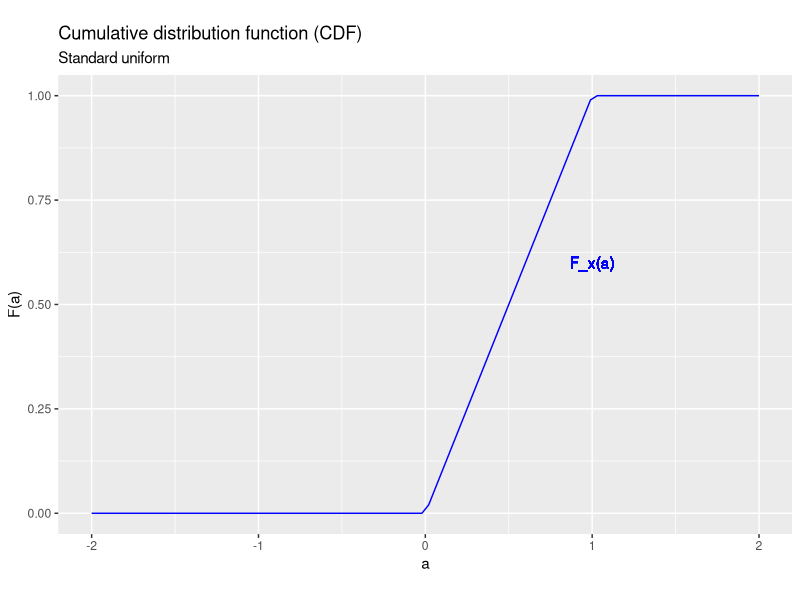
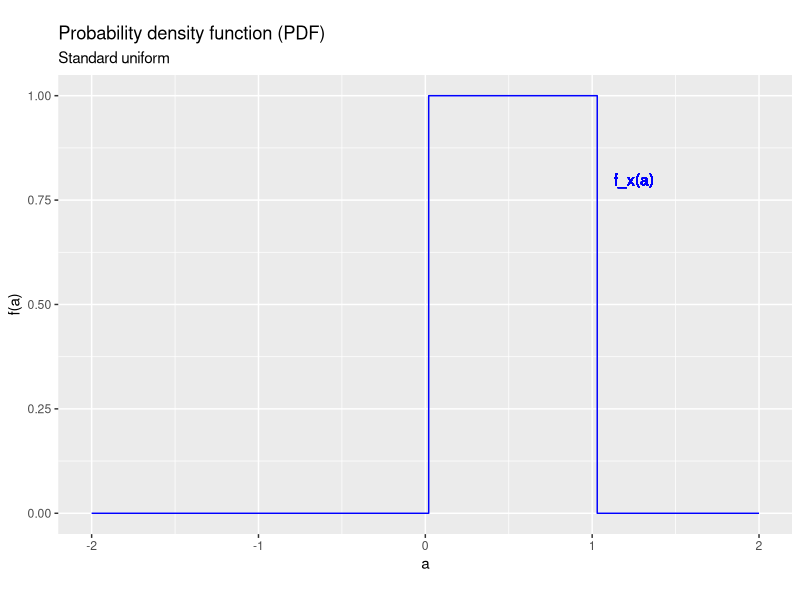
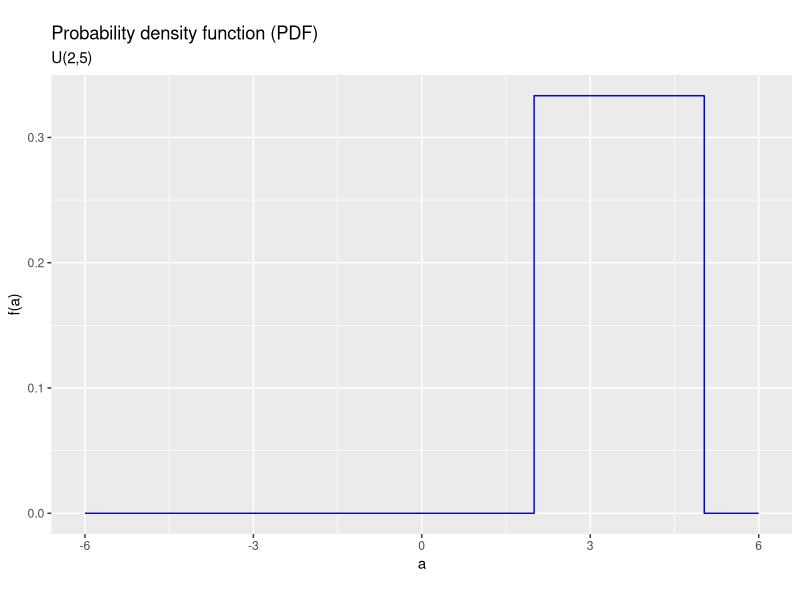
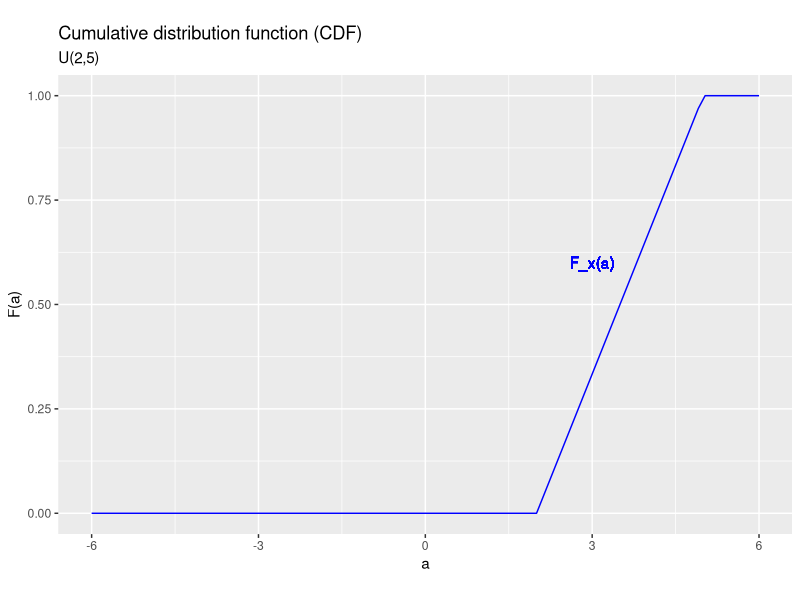
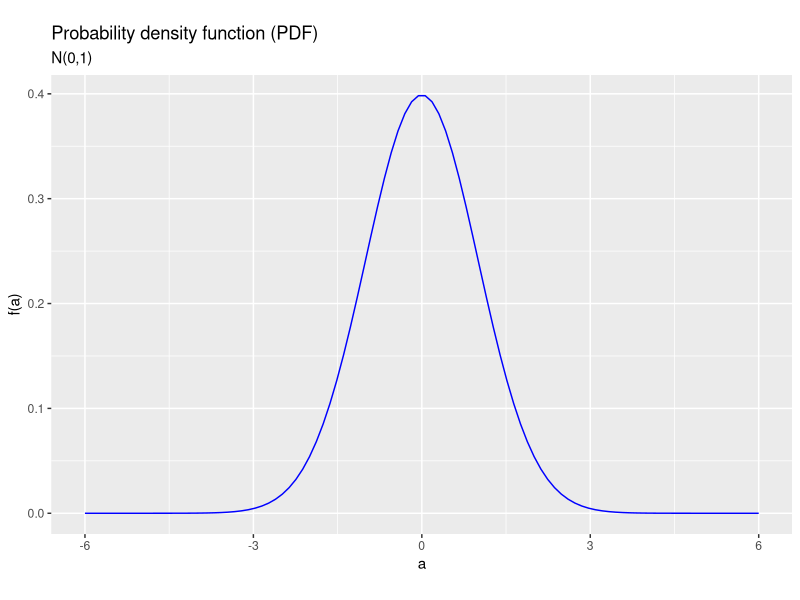
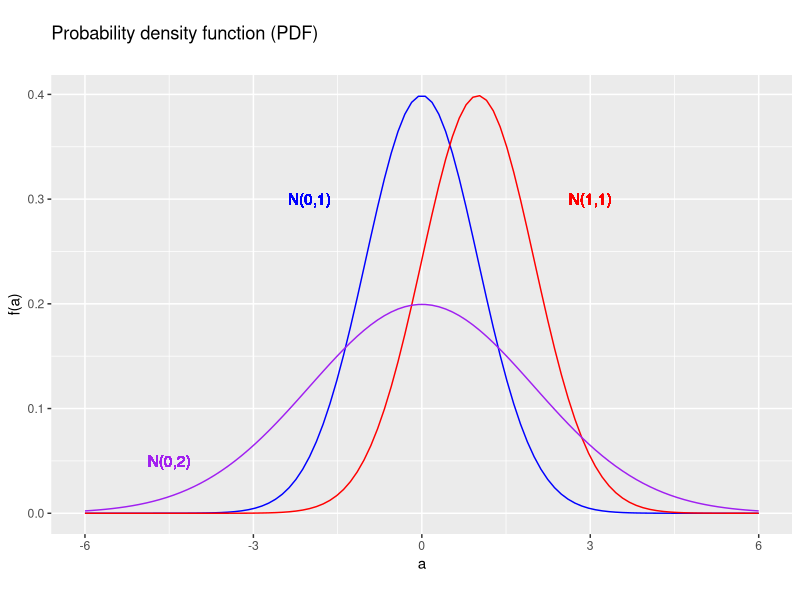
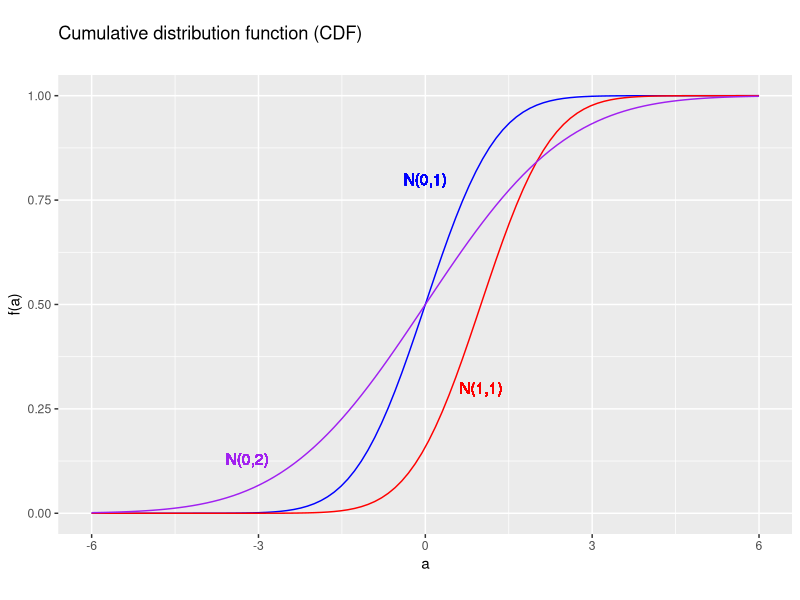
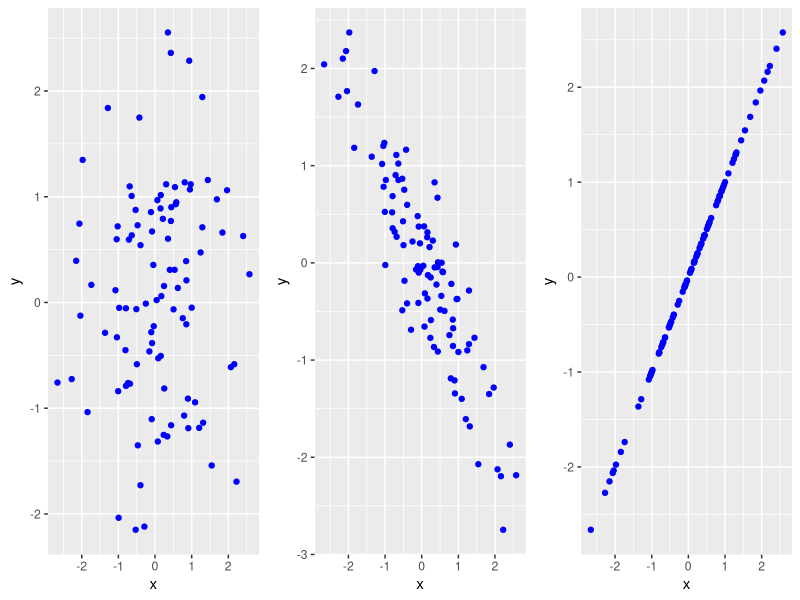

These charts were generated, in order, by the following R code:
## ---- chunk 1
knitr::opts_chunk$set(echo = FALSE,
                      prompt = FALSE,
                      tidy = TRUE,
                      collapse = TRUE)
library("tidyverse")
## ---- chunk 2
UniformDist <- tibble(a=seq(from=-2,to=2,length.out=100),
                      Fa=punif(seq(from=-2,to=2,length.out=100)),
                      fa=dunif(seq(from=-2,to=2,length.out=100)))
ggplot(data=UniformDist,mapping=aes(x=a,y=Fa)) +
  geom_line(col = "blue") +
  geom_text(x=1,y=0.6,col="blue",label="F_x(a)") +
  xlab("a") +
  ylab("F(a)") +
  labs(title = "Cumulative distribution function (CDF)", 
       subtitle = "Standard uniform", 
       caption = "", 
       tag = "")
## ---- chunk 3
ggplot(data=UniformDist,mapping=aes(x=a,y=fa)) +
  geom_step(col = "blue") +
  geom_text(x=1.25,y=0.8,col="blue",label="f_x(a)") +
  xlab("a") +
  ylab("f(a)") +
  labs(title = "Probability density function (PDF)", 
       subtitle = "Standard uniform", 
       caption = "", 
       tag = "")
## ---- chunk 4
UniformDist <- tibble(a=seq(from=-6,to=6,length.out=100),
                      Fa=punif(seq(from=-6,to=6,length.out=100),min=2,max=5),
                      fa=dunif(seq(from=-6,to=6,length.out=100),min=2,max=5))
ggplot(data=UniformDist,mapping=aes(x=a,y=fa)) +
  geom_step(col = "blue") +
  geom_text(x=1.25,y=0.8,col="blue",label="f_x(a)") +
  xlab("a") +
  ylab("f(a)") +
  labs(title = "Probability density function (PDF)", 
       subtitle = "U(2,5)", 
       caption = "", 
       tag = "")
## ---- chunk 5
UniformDist <- tibble(a=seq(from=-6,to=6,length.out=100),
                      Fa=punif(seq(from=-6,to=6,length.out=100),min=2,max=5),
                      fa=dunif(seq(from=-6,to=6,length.out=100),min=2,max=5))
ggplot(data=UniformDist,mapping=aes(x=a,y=Fa)) +
  geom_line(col = "blue") +
  geom_text(x=3,y=0.6,col="blue",label="F_x(a)") +
  xlab("a") +
  ylab("F(a)") +
  labs(title = "Cumulative distribution function (CDF)", 
       subtitle = "U(2,5)", 
       caption = "", 
       tag = "")
## ---- chunk 6
NormalDist <- tibble(a=seq(from=-6,to=6,length.out=100),
                      Fa=pnorm(seq(from=-6,to=6,length.out=100)),
                      fa=dnorm(seq(from=-6,to=6,length.out=100)))
ggplot(data=NormalDist,mapping=aes(x=a,y=fa)) +
  geom_line(col = "blue") +
  geom_text(x=1.25,y=0.8,col="blue",label="f_x(a)") +
  xlab("a") +
  ylab("f(a)") +
  labs(title = "Probability density function (PDF)", 
       subtitle = "N(0,1)", 
       caption = "", 
       tag = "")
## ---- chunk 7
NormalDist <- tibble(a=seq(from=-6,to=6,length.out=100),
                      Fa=pnorm(seq(from=-6,to=6,length.out=100)),
                      fa1=dnorm(seq(from=-6,to=6,length.out=100),mean=1),
                      fa2=dnorm(seq(from=-6,to=6,length.out=100),sd=2),
                      fa=dnorm(seq(from=-6,to=6,length.out=100)))
ggplot(data=NormalDist,mapping=aes(x=a,y=fa)) +
  geom_line(col = "blue") +
  geom_line(aes(y=fa1),col = "red") +
  geom_line(aes(y=fa2),col = "purple") +
  geom_text(x=-2,y=0.3,col="blue",label="N(0,1)") +
  geom_text(x=3,y=0.3,col="red",label="N(1,1)") +
  geom_text(x=-4.5,y=0.05,col="purple",label="N(0,2)") +
  xlab("a") +
  ylab("f(a)") +
  labs(title = "Probability density function (PDF)", 
       subtitle = "", 
       caption = "", 
       tag = "")
## ---- chunk 8
NormalDist <- tibble(a=seq(from=-6,to=6,length.out=100),
                      Fa=pnorm(seq(from=-6,to=6,length.out=100)),
                      Fa1=pnorm(seq(from=-6,to=6,length.out=100),mean=1),
                      Fa2=pnorm(seq(from=-6,to=6,length.out=100),sd=2),
                      fa=dnorm(seq(from=-6,to=6,length.out=100)))
ggplot(data=NormalDist,mapping=aes(x=a,y=Fa)) +
  geom_line(col = "blue") +
  geom_line(aes(y=Fa1),col = "red") +
  geom_line(aes(y=Fa2),col = "purple") +
  geom_text(x=0,y=0.8,col="blue",label="N(0,1)") +
  geom_text(x=1,y=0.3,col="red",label="N(1,1)") +
  geom_text(x=-3.2,y=0.13,col="purple",label="N(0,2)") +
  xlab("a") +
  ylab("f(a)") +
  labs(title = "Cumulative distribution function (CDF)", 
       subtitle = "", 
       caption = "", 
       tag = "")
## ---- chunk 9
simdata <- tibble(x = rnorm(100),
                  y1 = rnorm(100),
                  y2 = (-x+0.5*y1)/sqrt(1.25),
                  y3 = x)
p1 <- ggplot(data = simdata, mapping = aes(x = x)) +
  geom_point(aes(y=y1),col="blue") +
  xlab("x") + 
  ylab("y")
p2 <- ggplot(data = simdata, mapping = aes(x = x)) +
  geom_point(aes(y=y2),col="blue") +
  xlab("x") + 
  ylab("y")
p3 <- ggplot(data = simdata, mapping = aes(x = x)) +
  geom_point(aes(y=y3),col="blue") +
  xlab("x") + 
  ylab("y")
library("cowplot")
plot_grid(p1,p2,p3,ncol=3,nrow=1)
## ---- chunk 10
simdata <- tibble(x = rnorm(100),
                  y = x^2)
ggplot(data = simdata, mapping = aes(x = x, y =y)) +
  geom_point(col="blue") +
  xlab("x") + 
  ylab("y")
